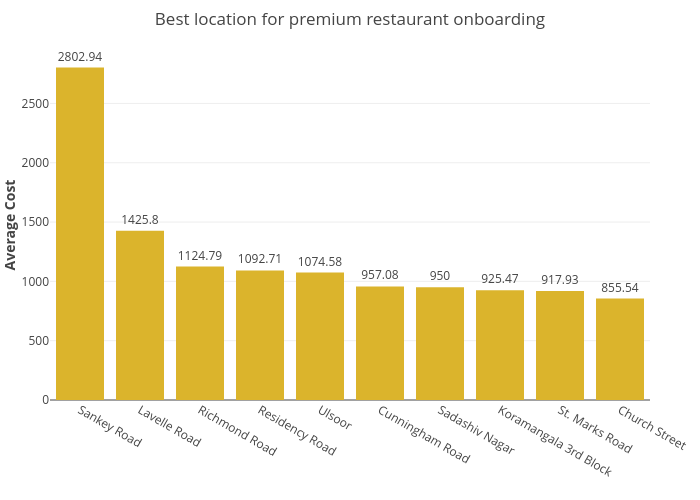

Notebook source saved alongside this figure:
### Code cell
fig11 = px.bar(
    q11,
    x="location",
    y="avg_cost",
    text="avg_cost",
    title="Best location for premium restaurant onboarding",
    color_discrete_sequence=["#dbb42c"]
)

fig11.update_traces(textposition="outside")

fig11.update_layout(
    height=500,
    width=700,
    #template="plotly_white",
    margin=dict(l=50, r=50, t=50, b=100),
    xaxis_title="",
    yaxis_title="<b>Average Cost</b>")

### Figure 1 — Plotly figure (JSON) as saved in the notebook; plotly's stock layout.template omitted (floating-point values rounded to 4 significant figures)
{"data": [{"hovertemplate": "location=%{x}<br>avg_cost=%{text}<extra></extra>", "legendgroup": "", "marker": {"color": "#dbb42c", "pattern": {"shape": ""}}, "name": "", "orientation": "v", "showlegend": false, "text": [2803.0, 1426.0, 1125.0, 1093.0, 1075.0, 957.1, 950.0, 925.5, 917.9, 855.5], "textposition": "outside", "type": "bar", "x": ["Sankey Road", "Lavelle Road", "Richmond Road", "Residency Road", "Ulsoor", "Cunningham Road", "Sadashiv Nagar", "Koramangala 3rd Block", "St. Marks Road", "Church Street"], "xaxis": "x", "y": [2803.0, 1426.0, 1125.0, 1093.0, 1075.0, 957.1, 950.0, 925.5, 917.9, 855.5], "yaxis": "y"}], "layout": {"barmode": "relative", "height": 500, "legend": {"tracegroupgap": 0}, "margin": {"b": 100, "l": 50, "r": 50, "t": 50}, "title": {"text": "Best location for premium restaurant onboarding"}, "width": 700, "xaxis": {"anchor": "y", "domain": [0, 1], "title": {"text": ""}}, "yaxis": {"anchor": "x", "domain": [0, 1], "title": {"text": "<b>Average Cost</b>"}}}}
